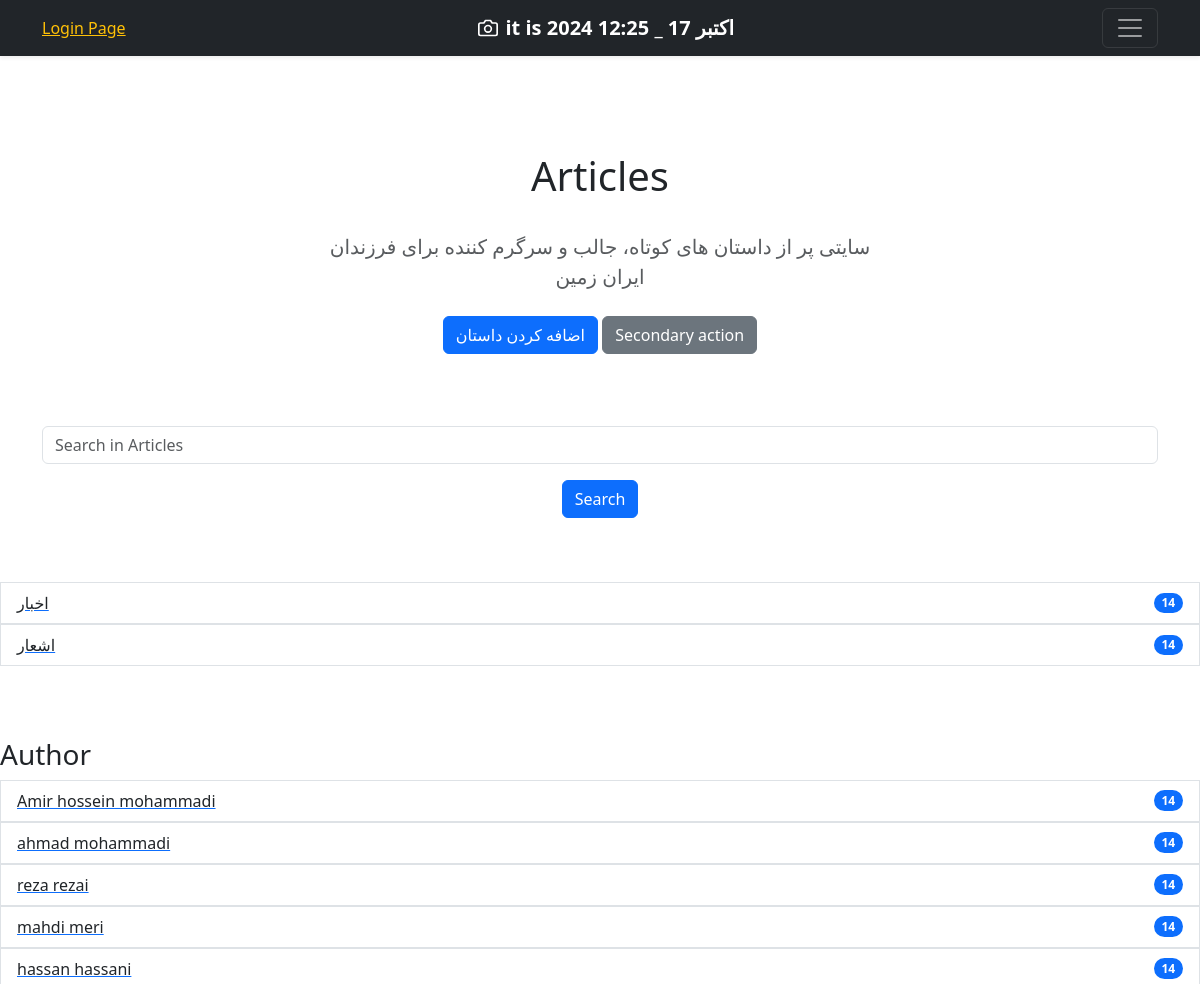
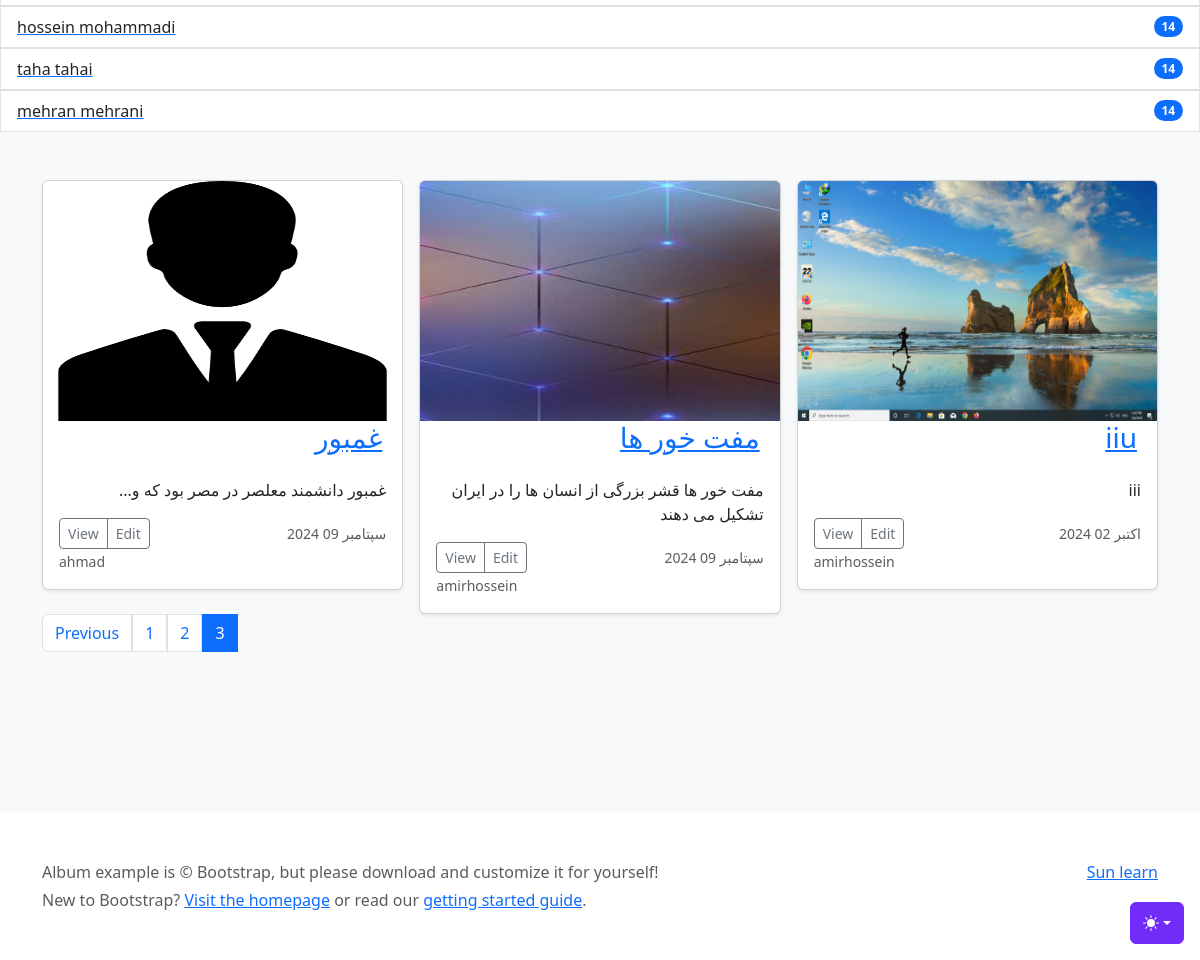
Screenshot of /art_list/?page=3 with the database file from the repository (2 pictures, top to bottom).
### category/models.py (models this page shows)
class Category(models.Model):
    title = models.CharField(max_length=100)
    def __str__(self):
        return self.title

### Home/models.py (models this page shows, shortened)
class Article(models.Model):
    title = models.CharField(max_length=100,verbose_name = "عنوان مقاله") # , null=True, blank=True
    text = models.TextField(help_text="Enter your article text.", verbose_name="متن")
    pub_date = models.DateTimeField(auto_now_add=True,verbose_name ="تاریخ انتشار")
    updated_date = models.DateTimeField(auto_now=True ,verbose_name ="تاریخ بروز رسانی")
    is_show = models.BooleanField(default=True,verbose_name = "ایا مقاله نمایش داده شود")
    image = models.ImageField(upload_to="Home/image_article/",verbose_name ="تصویر")
    auther = models.ForeignKey(User, on_delete=models.CASCADE,verbose_name ="نویسنده") # این باعث میشه که فقط فردی از بین کاربران ثبت نام شده در این سایت رو بشه به عنوان نویسنده انتخاب کرد
    categoreis = models.ManyToManyField(Category)
    class Meta:
        verbose_name = "مقاله"
        verbose_name_plural = "مقالات"

### Home/views.py (the view)
# urls.py: path('art_list/', views.art_list, name='art_list'),
def art_list(request):
    articles = Article.objects.all().filter(is_show=True)
    authors = User.objects.all()
    categories = Category.objects.all()
    search_line = request.GET.get('search')
    if search_line:
        articles = articles.filter(title__icontains=search_line)
    paginator = Paginator(articles, 3)
    page_number = request.GET.get('page') # شماره صفحه ای رو که کاربر درخواست کرده رو دریافت میکنه
    page_obj = paginator.get_page(page_number) # اطلاعات صفحه ی در خواست شده رو دریافت میکنه
    context = {
        'page_obj':page_obj,
        'categories':categories,
        'authors':authors,
    }
    return render(request, 'Home/art_list.html', context)

### Home/templates/Home/art_list.html (shortened to what this page needs)
{% extends 'base/base.html' %}
{% block body %}
<main>
  <section class="py-5 text-center container">
    <div class="row py-lg-5">
      <div class="col-lg-6 col-md-8 mx-auto">
        <h1 class="fw-normal">{% if author %} Articles of {{ author.get_full_name }} {% else %} Articles {% endif %}</h1>
        <br>
        <p class="lead text-body-secondary">سایتی پر از داستان های کوتاه، جالب و سرگرم کننده برای فرزندان ایران زمین</p>
        <p>
          <a href="{% url 'home:create_article' %}" class="btn btn-primary my-2">اضافه کردن داستان</a>
          <a href="#" class="btn btn-secondary my-2">Secondary action</a>
        </p>
      </div>
    </div>
    <form action="" method="get">
      <div class="form-group">
        <input type="text" class="form-control" name="search" placeholder="Search in Articles">
          <button type="submit" class="btn btn-primary my-3">Search</button>
      </div>
    </form>
  </section>
<ul class="list-group">
  {% for category in categories %}
    <a href="{% url 'home:article_category' category.id %}"><li class="list-group-item d-flex justify-content-between align-items-center">
      {{ category }}
        <span class="badge bg-primary rounded-pill">14</span>
    </li></a>
  {% endfor %}
</ul>
  <br><br><br>
  <h3>   Author</h3>
<ul class="list-group">
  {% for author in authors %}
    <a href="{% url 'home:article_author' author.id %}"><li class="list-group-item d-flex justify-content-between align-items-center">
      {{ author.get_full_name }}
        <span class="badge bg-primary rounded-pill">14</span>
    </li></a>
  {% endfor %}
</ul>
  <div class="album py-5 bg-body-tertiary">
    <div class="container">
      <div class="row row-cols-1 row-cols-sm-2 row-cols-md-3 g-3">
      {% for art in page_obj.object_list %}
        <div class="col">
          <div class="card shadow-sm">
            <a href="{% url 'home:detail' art.id %}"><img class="bd-placeholder-img card-img-top" src="{{ art.image.url }}" alt={{ art.title }} height=240px width=300px>
            <br><h3 class="align-right" dir="rtl" style="padding-right: 20px">{{art.title}}</h3>
            <div class="card-body"></a>
              <p class="card-text" dir="rtl" >{{art.text|truncatechars:140}}</p>
              <div class="d-flex justify-content-between align-items-center">
                <div class="btn-group">
                  <button type="button" class="btn btn-sm btn-outline-secondary">View</button>
                  <button type="button" class="btn btn-sm btn-outline-secondary">Edit</button>
                </div>
                <small class="text-body-secondary">{{art.pub_date|date:"Y M d"}}</small>
              </div>
              <small class="text-body-secondary">{{art.auther}}</small>
            </div>
          </div>
        </div>
      {% empty %}
          <p class="text-danger">Article not found</p>
      {% endfor %}
    <nav aria-label="...">
  <ul class="pagination">
      <li class="page-item">
      {% if page_obj.has_previous %}
        <a class="page-link" href="?page={{ page_obj.previous_page_number }}">Previous</a>
      {% endif %}
      </li>
    {% for page in page_obj.paginator.page_range %}
    <a class="page-link {% if page == page_obj.number %}active {% endif %}" href="?page={{ page }}">{{ page }}</a>
    {% endfor %}
  </ul>
</nav>
{% endblock %}

### templates/base/base_style.html (style rules this page uses)
.bd-placeholder-img { font-size: 1.125rem; text-anchor: middle; -webkit-user-select: none; -moz-user-select: none; user-select: none; }

### rows the page displays
Category: title "اخبار"
Category: title "اشعار"
Article: image (picture), title "غمبور", text "غمبور دانشمند معلصر در مصر بود که و...", pub_date "2024 سپتامبر 09", auther "ahmad"
Article: image (picture), title "مفت خور ها", text "مفت خور ها قشر بزرگی از انسان ها را در ایران تشکیل می دهند", pub_date "2024 سپتامبر 09", auther "amirhossein"
Article: image (picture), title "iiu", text "iii", pub_date "2024 اکتبر 02", auther "amirhossein"

### other values shown
{{ author.get_full_name }} "Amir hossein mohammadi"
{{ author.get_full_name }} "ahmad mohammadi"
{{ author.get_full_name }} "reza rezai"
{{ author.get_full_name }} "mahdi meri"
{{ author.get_full_name }} "hassan hassani"
{{ author.get_full_name }} "hossein mohammadi"
{{ author.get_full_name }} "taha tahai"
{{ author.get_full_name }} "mehran mehrani"
{{ page }} "1" "2" "3"
{{ message }} "Sun learn"
